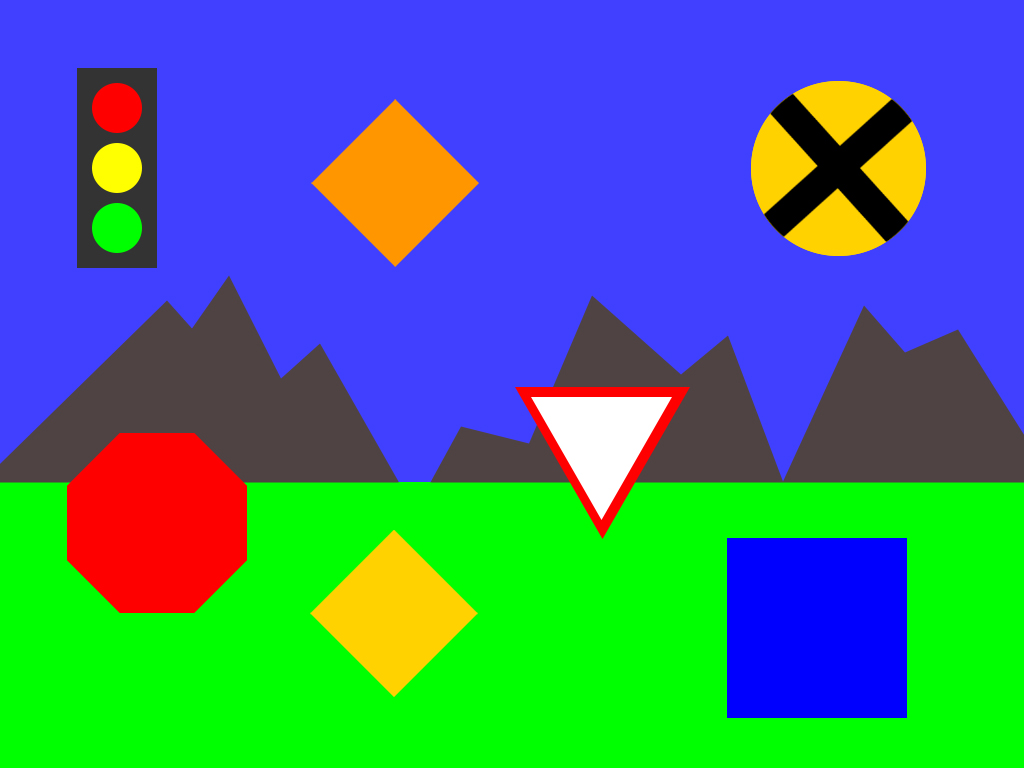
#> input picture HW2/hw2/images/all_signs.jpg, 1024 x 768 px
$ python -i hw2.py   (imports and definitions only)
#> lines starting #> are read from the running program, lines starting #| are printed output that depends on the picture; after the words box and inside, x2 and y2 are one past the last pixel; in counts of white or black regions, pixels touching at a corner belong together
#> further down, picture is the input picture: shape (768, 1024, 3); mean B, G, R 129.4, 122.2, 65.2
import cv2
import math
import numpy as np
from cv2 import GaussianBlur


# [67 lines left out: functions sign_lines, sign_circle, sign_axis, not called in this run]

def identify_traffic_light(img: np.ndarray) -> tuple:
    """
    This function identifies the location of the traffic light in the image and the lit light color.
    Returns (x, y, color) if a traffic light is detected, or (-1, -1, 'unknown') if not.
    """
    import cv2
    import numpy as np

    # img_resized = cv2.resize(img, (600, 400))
    img_resized = img.copy()
    gray_image = cv2.cvtColor(img_resized, cv2.COLOR_BGR2GRAY)
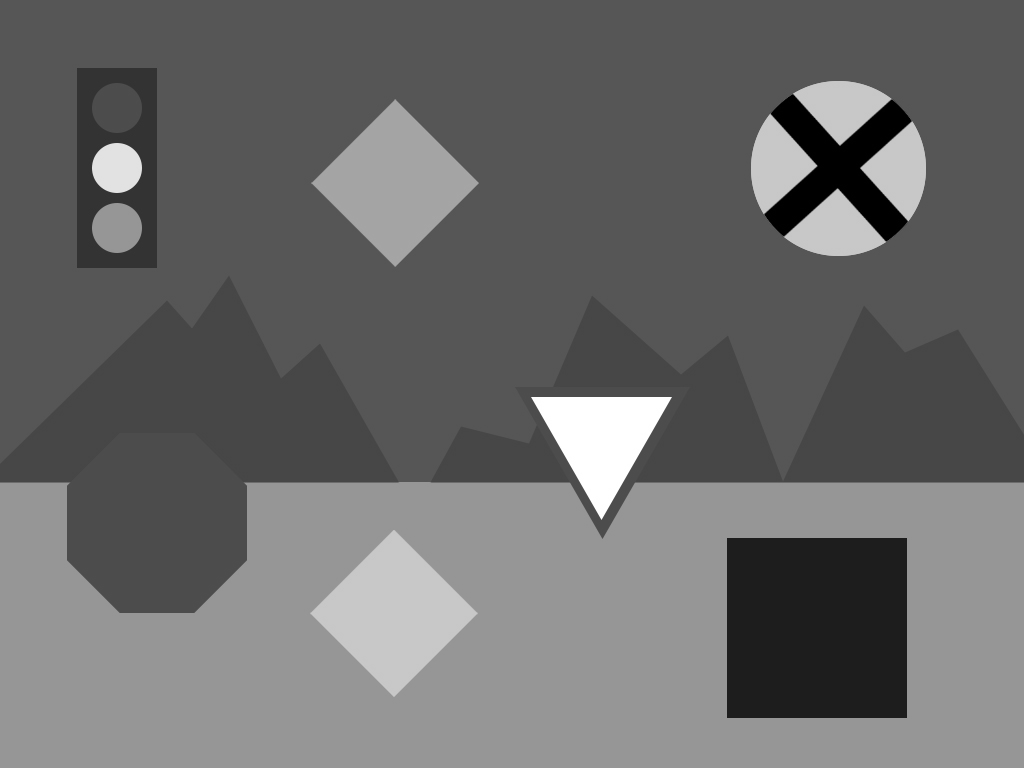
#> gray_image: shape (768, 1024); min 0, max 255, mean 106.1
    hsv_image = cv2.cvtColor(img_resized, cv2.COLOR_BGR2HSV)
#> hsv_image: shape (768, 1024, 3); mean H, S, V 75.3, 194.8, 228.7

    # mask for dark colors to isolate TL
    dark_lower = np.array([0, 0, 0])
    dark_upper = np.array([180, 255, 80])
    dark_mask = cv2.inRange(hsv_image, dark_lower, dark_upper)
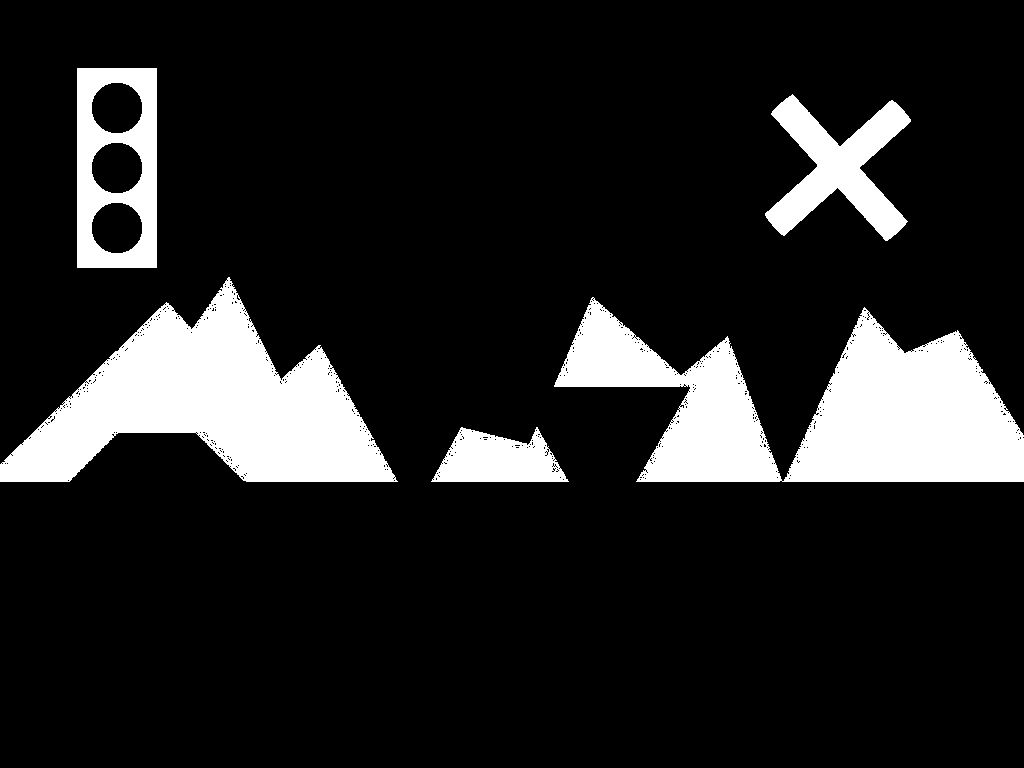
#> dark_mask: shape (768, 1024); 13.7% white; 5 white regions, box (x1, y1, x2, y2) and area: (554, 297, 1024, 482) 44636, (0, 277, 398, 482) 38785, (77, 68, 157, 268) 10000, (765, 94, 911, 241) 9387, (431, 427, 569, 482) 5107

    # reduce noise in mask
    kernel = np.ones((3, 3), np.uint8)
    dark_mask = cv2.morphologyEx(dark_mask, cv2.MORPH_CLOSE, kernel)
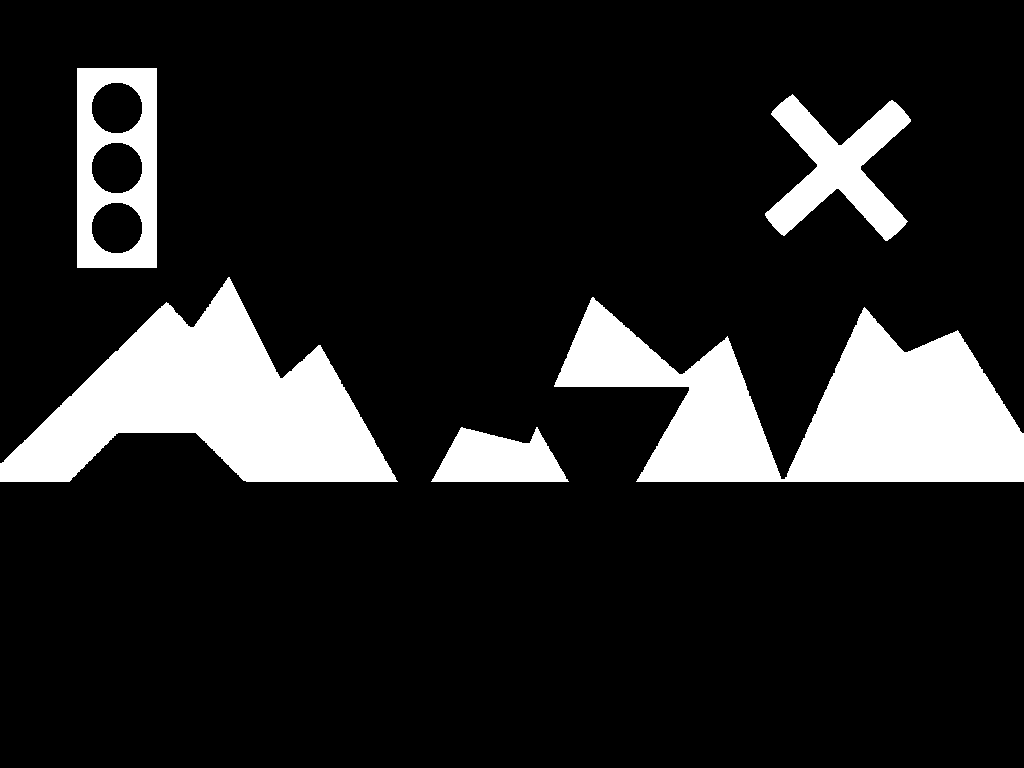
#> dark_mask: shape (768, 1024); 13.9% white; 5 white regions, box (x1, y1, x2, y2) and area: (554, 297, 1024, 482) 45170, (0, 277, 398, 482) 39226, (77, 68, 157, 268) 10000, (765, 94, 911, 241) 9392, (431, 427, 569, 482) 5231

    # display mask
    # cv2.imshow('mask', dark_mask)
    # cv2.waitKey(0)
    # cv2.destroyAllWindows()

    # Edge detection on the masked image
    masked_gray = cv2.bitwise_and(gray_image, gray_image, mask=dark_mask)
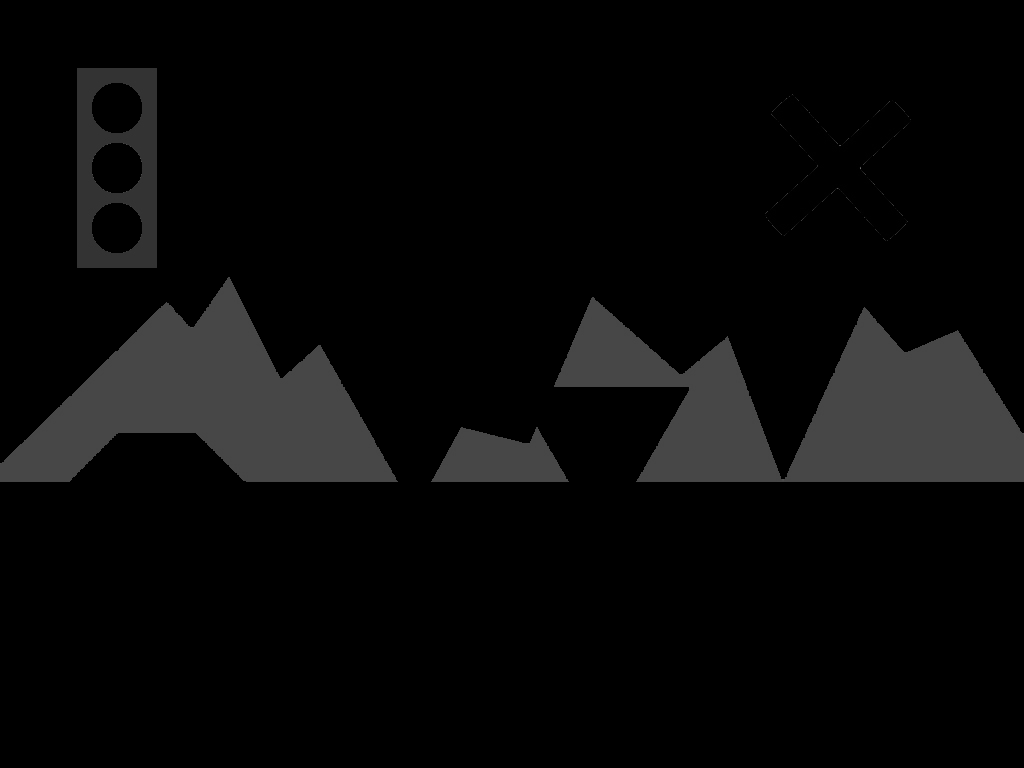
#> masked_gray: shape (768, 1024); min 0, max 110, mean 8.8
    edges = cv2.Canny(masked_gray, threshold1=50, threshold2=150)
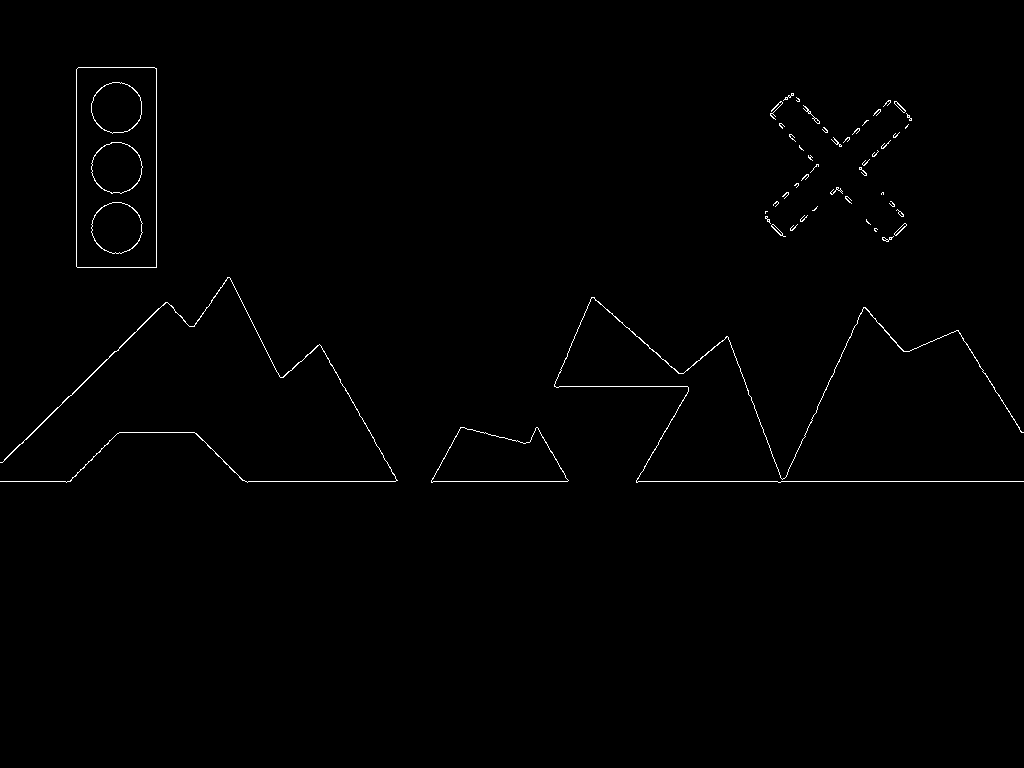
#> edges: shape (768, 1024); 0.62% white in thin lines or dots, all inside (x1, y1, x2, y2) = (0, 67, 1024, 483)

    # display edges
    # cv2.imshow('edges', edges)
    # cv2.waitKey(0)
    # cv2.destroyAllWindows()

    # find the contours
    contours, _ = cv2.findContours(edges, cv2.RETR_EXTERNAL, cv2.CHAIN_APPROX_SIMPLE)
#> contours = 47 contours, 39 with area under 20; largest, box (x1, y1, x2, y2) and area: (76, 67, 157, 268) 15996, (431, 427, 569, 483) 5158, (0, 277, 398, 483) 238, (554, 297, 1024, 483) 138, (894, 223, 907, 236) 43, (771, 224, 786, 237) 40, (894, 101, 906, 113) 40, (803, 105, 820, 124) 28

    # is rectangle?
    def is_rectangle(contour):
        epsilon = 0.05 * cv2.arcLength(contour, True)
        approx = cv2.approxPolyDP(contour, epsilon, True)
        return len(approx) == 4 and cv2.isContourConvex(approx)

    # try to find rectangles
    def filter_rectangles(contours):
        rectangles = []
        for contour in contours:
            if is_rectangle(contour):
                x, y, w, h = cv2.boundingRect(contour)
                area = cv2.contourArea(contour)
                aspect_ratio = h / float(w)
                print(
                    f"Contour Area: {area}, Aspect Ratio: {aspect_ratio:.2f}, Coordinates: ({x}, {y}), Size: ({w}, {h})")
                # Adjust thresholds as needed
                if area > 200 and 0.4 < aspect_ratio < 6.0:
                    rectangles.append((contour, (x, y, w, h)))
#> this loop made 47 passes
#> (epsilon in is_rectangle, approx in is_rectangle, x, y, w, h, area, aspect_ratio) on passes 1, 7, 8, 47: (18.36, [[431, 482], [568, 480], [537, 427], [460, 427]], 431, 427, 138, 56, 5158, 0.406), (1.98, [[771, 225], [780, 235], [785, 236], [773, 224]], 771, 224, 15, 13, 39.5, 0.867), (1.76, [[905, 223], [894, 233], [895, 235], [906, 225]], 894, 223, 13, 13, 43, 1), (27.88, [[78, 67], [76, 266], [156, 267], [156, 68]], 76, 67, 81, 201, 15996, 2.48)
#> epsilon in is_rectangle on passes 3, 4, 5, 6, 10, 11: 112.7, 1.61, 0.724, 1.57, 1.12, 1.74
#| Contour Area: 5158.0, Aspect Ratio: 0.41, Coordinates: (431, 427), Size: (138, 56)
#| Contour Area: 39.5, Aspect Ratio: 0.87, Coordinates: (771, 224), Size: (15, 13)
#| Contour Area: 43.0, Aspect Ratio: 1.00, Coordinates: (894, 223), Size: (13, 13)
#| Contour Area: 15996.0, Aspect Ratio: 2.48, Coordinates: (76, 67), Size: (81, 201)
#> after the loop, rectangles = 2 items
        return rectangles

    rectangles = filter_rectangles(contours)
#> rectangles = 2 items
    print(f"Number of rectangles found: {len(rectangles)}")
#| Number of rectangles found: 2

    # [7 lines of commented-out code are left out]

    if not rectangles:
        print("No traffic light found")
        return -1, -1, 'unknown'

    # find best match
    best_match = None
    max_brightness = 0
    lit_color = 'unknown'
    x_center, y_center = -1, -1

    for contour, (x, y, w, h) in rectangles:
        # split tl into three sections to compare
        light_height = h // 3
        regions = {
            'red': (x, y, w, light_height),
            'yellow': (x, y + light_height, w, light_height),
            'green': (x, y + 2 * light_height, w, h - 2 * light_height)
        }

        brightness = {}
        positions = {}
        for color, (rx, ry, rw, rh) in regions.items():
            roi = hsv_image[ry:ry + rh, rx:rx + rw]

            # create color masks
            if color == 'red':
                mask1 = cv2.inRange(roi, np.array([0, 100, 100]), np.array([10, 255, 255]))
                mask2 = cv2.inRange(roi, np.array([160, 100, 100]), np.array([179, 255, 255]))
                mask = cv2.bitwise_or(mask1, mask2)
            elif color == 'yellow':
                mask = cv2.inRange(roi, np.array([15, 100, 100]), np.array([35, 255, 255]))
            elif color == 'green':
                mask = cv2.inRange(roi, np.array([45, 100, 100]), np.array([75, 255, 255]))

            # reduce noise in mask
            kernel = np.ones((3, 3), np.uint8)
            mask = cv2.morphologyEx(mask, cv2.MORPH_OPEN, kernel)

            # display color masks
            # cv2.imshow(f'{color.capitalize()} Mask', mask)
            # cv2.waitKey(0)
            # cv2.destroyAllWindows()

            # Calculate the percentage of the mask that is non-zero
            non_zero_pixels = cv2.countNonZero(mask)
            total_pixels = mask.shape[0] * mask.shape[1]
            if total_pixels == 0:
                continue
            color_ratio = non_zero_pixels / total_pixels

            brightness[color] = color_ratio
            # find center position
            positions[color] = (rx + rw // 2, ry + rh // 2)

        if brightness:
            # find highest color ratio
            max_color = max(brightness, key=brightness.get)
            if brightness[max_color] > max_brightness and brightness[max_color] > 0.1:
                max_brightness = brightness[max_color]
                lit_color = max_color
                x_center, y_center = positions[lit_color]
                best_match = (x_center, y_center, lit_color)
#> this loop made 2 passes
#> (x, y, w, h, light_height, max_color, max_brightness, lit_color) on pass 2: (76, 67, 81, 201, 67, 'red', 0.367, 'red')
#> (x, y, w, h, light_height, max_color) on pass 1: (431, 427, 138, 56, 18, 'red')
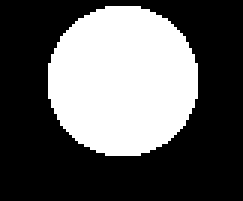
#> mask: shape (67, 81) (shown 3 times larger); 36.7% white; 1 white region, box (x1, y1, x2, y2) and area: (16, 2, 66, 52) 1992
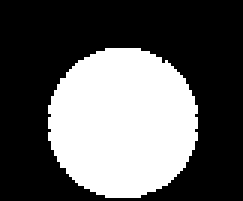
#> mask1: shape (67, 81) (shown 3 times larger); 36.6% white; 1 white region, box (x1, y1, x2, y2) and area: (16, 16, 66, 66) 1984
#> roi: shape (67, 81, 3); mean H, S, V 34.5, 97.6, 127.4
#> after the loop, max_brightness = 0.367; x_center = 116; y_center = 100

    if best_match:
        x_center, y_center, lit_color = best_match
        print(f"The {lit_color} light is lit at position ({x_center}, {y_center}).")
#| The red light is lit at position (116, 100).
        # translate coordinates to original image
        x = int(x_center * img.shape[1] / img_resized.shape[1])
#> x = 116
        y = int(y_center * img.shape[0] / img_resized.shape[0])
#> y = 100
        return x, y, lit_color
    else:
        print("No lit traffic light detected.")
        return -1, -1, 'unknown'

# [513 lines left out: functions identify_stop_sign, identify_yield, identify_construction, identify_warning, identify_rr_crossing, identify_services and 3 more, not called in this run]

>>> import cv2
>>> picture = cv2.imread('images/all_signs.jpg')
>>> result = identify_traffic_light(picture)
#> result = (116, 100, 'red')
